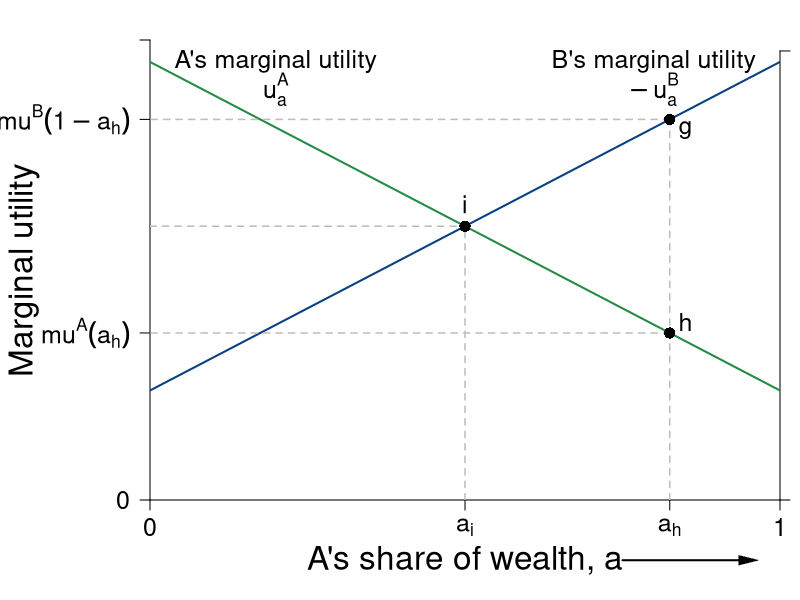

The R source for this figure:
#Graph Designer: Simon Halliday
#Authors: Bowles and Halliday
#Title: Coordination, Conflict and Competition: A Text in Microeconomics
library(shape)
pdf(file = "constrained_optimization/utilitarianism.pdf", width = 8, height = 6)

#Set parameters for graphics
pointsize <- 1.8
axislabelsize <- 2
labelsize <- 1.5
namesize <- 1.8
annotatesize <- 1.5
graphlinewidth <- 2
segmentlinewidth <- 1.5

COL <- c("#7fc97f", "#beaed4", "#fdc086", "#ffff99", "#386cb0", "#f0027f", "#bf5b17", "#666666")
COLA <- c("#e0f3db", "#99d8c9","#66c2a4","#41ae76", "#238b45", "#005824")
COLB <- c("#4eb3d3", "#2b8cbe", "#0868ac","#084081")

#Edited the margins to cater for the larger LHS labels
par(mar =  c(5, 7.5, 2, 1))

#proportion of wealth functions

MUb <- function(x, y){
  10 + 0.75*x
}

MUa <- function(x, y){
  40 - (0.75)*x
}


#Add limits on axes and levels of utility for each function 
ylims <- c(0, 42)
xlims <- c(0, 40)

npts <- 501 
x <- seq(xlims[1], xlims[2], length.out = npts)
y <- seq(ylims[1], ylims[2], length.out = npts) 

plot(0, 0, xlim = xlims, ylim = ylims, type = "n",
     xlab = expression(paste("")),
     ylab = expression(paste("")), 
     xaxt = "n", 
     yaxt = "n", 
     cex.lab = axislabelsize, 
     bty = "n", 
     xaxs="i", 
     yaxs="i"
)

#x and y limits with plain axes without ticks/numbers to match previous graph; y axes on both sides

ticksx <- c(0, 20, 33, 40)
xlabels <- c(0, expression(paste(a[i])), expression(paste(a[h])), 1)
#ticksy <- seq(from = 0, to = ylims[2]+1, by = 41)
ticksy <- c(0, MUa(33), MUb(33), ylims[2])
#ylabels <- seq(from = 0, to = ylims[2], by = 10)
ylabels <- c(0, expression(paste(m*u^A*(a[h]) )), expression(paste(m*u^B*(1 - a[h]) )), NA)
ticksy2 <- seq(from = 0, to = ylims[2]+1, by = 41)
ylabels2 <- seq(from = 0, to = ylims[2], by = 10)

# text(-2, MUb(33), expression(paste(-u[a]^B*(a[x]) )),  xpd = TRUE, cex = labelsize)
# text(-2, MUa(33), expression(paste(u[a]^A*(a[x]) )),  xpd = TRUE, cex = labelsize)


# text(20, -.9, expression(paste(a[i])), xpd = TRUE, cex = labelsize)
# text(33, -.9, expression(paste(a[x])), xpd = TRUE, cex = labelsize)

axis(1,at = ticksx,  pos = 0, labels = xlabels, cex.axis = labelsize)
axis(2,at = ticksy,  pos = 0, labels = ylabels, las = 1, cex.axis = labelsize)
axis(4, at = ticksy2, pos = xlims[2], labels = FALSE,las=1)


npts <- 503 
xx1 <- seq(xlims[1], xlims[2], length.out = npts)
xx2 <- seq(0, xlims[2], length.out = npts)
xx3 <- seq(xlims[1], 0, length.out = npts)
xx4 <- seq(-11, 0, length.out = npts)

#Axis labels and draw linear utility functions
#mtext(expression(paste("A's Share of Wealth, a")), side = 1, line = 2, cex = axislabelsize)

text(0.5*xlims[2], -5.5, expression(paste("A's share of wealth, a")), xpd = TRUE, cex = axislabelsize) 
text(-8, 0.5*ylims[2], expression(paste("Marginal utility")), xpd = TRUE, cex = axislabelsize, srt = 90) 

lines(xx1, MUb(xx1, y), col = COLB[4], lwd = graphlinewidth)
lines(xx1, MUa(xx1, y), col = COLA[5], lwd = graphlinewidth)

#Label points on line

text(20, MUb(20) + 2, expression(paste(i)), cex = labelsize)
segments(20, 0, 20, MUb(20), lty = 2, col = "gray", lwd = segmentlinewidth)
segments(0, MUb(20), 20, MUb(20), lty = 2, col = "gray", lwd = segmentlinewidth)
points(20, MUb(20), pch = 16, col = "black", cex = 1.5)

text(33 + 1, MUb(33) - 1, expression(paste(g)), cex = labelsize)
segments(33, MUb(33), 0, MUb(33), lty = 2, col = "gray", lwd = segmentlinewidth)
segments(33, 0, 33, MUb(33), lty = 2, col = "gray", lwd = segmentlinewidth)
points(33, MUb(33), pch = 16, col = "black", cex = 1.5)

text(33 + 1, MUa(33) + 1, expression(paste(h)), cex = labelsize)
segments(33, MUa(33), 0, MUa(33), lty = 2, col = "gray", lwd = segmentlinewidth)
points(33, MUa(33), pch = 16, col = "black", cex = 1.5)



text(8, 40, expression(paste("A's marginal utility")), xpd = TRUE, cex = labelsize)
text(8, 37.5, expression(paste(u[a]^A)), xpd = TRUE, cex = labelsize)
text(32, 40, expression(paste("B's marginal utility")),  xpd = TRUE, cex = labelsize)
text(32, 37.5, expression(paste(-u[a]^B)),  xpd = TRUE, cex = labelsize)

#Axis arrow
Arrows(30, -5.5, 38, -5.5, col = "black", lty = 1, lwd = 2, arr.type = "triangle", arr.lwd = 0.5, xpd = TRUE)



dev.off()
